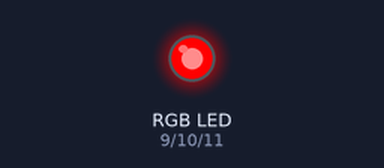
A sketch run on a simulated Arduino Uno, built with avr-gcc and run on an emulated ATmega328P. On the bench: an RGB LED mixed from three pins (HIGH = lit).

Above: at 0.5 s.
At 2.5 s:
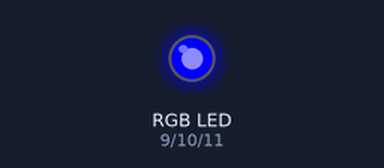
At 3.5 s:
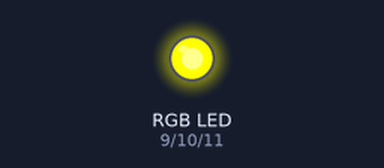
At 4.5 s:
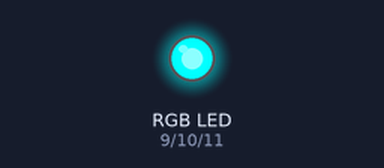
At 6.5 s:
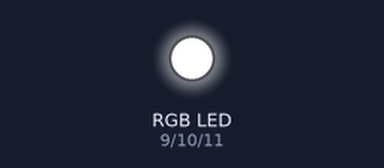
At 9.5 s:
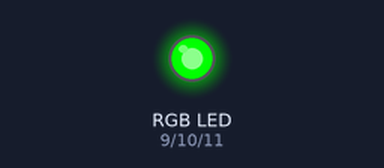
Timing chart, 0 to 10.4 s (numbered marks = the images above):
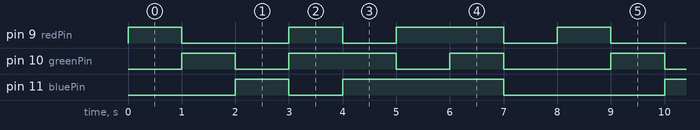

Measured:
- by itself, pin 9 (redPin): repeats every 8.0 s: LOW 2.0 s, HIGH 1.0 s, LOW 1.0 s, HIGH 2.0 s, LOW 1.0 s, HIGH 1.0 s
- by itself, pin 10 (greenPin): repeats every 8.0 s: LOW 1.0 s, HIGH 2.0 s, LOW 1.0 s, HIGH 1.0 s, LOW 2.0 s, HIGH 1.0 s
- by itself, pin 11 (bluePin): repeats every 8.0 s: LOW 1.0 s, HIGH 3.0 s, LOW 3.0 s, HIGH 1.0 s

The sketch:

project_33_code.ino
```cpp
// RGB LED connected to digital pins
int redPin = 9;
int greenPin = 10;
int bluePin = 11;

// Function to set color
void setColor(int red, int green, int blue) {
  analogWrite(redPin, red);     // Set brightness of red
  analogWrite(greenPin, green); // Set brightness of green
  analogWrite(bluePin, blue);   // Set brightness of blue
}

void setup() {
  // Set the RGB pins as output
  pinMode(redPin, OUTPUT);
  pinMode(greenPin, OUTPUT);
  pinMode(bluePin, OUTPUT);
}

void loop() {
  setColor(255, 0, 0);    // Red
  delay(1000);

  setColor(0, 255, 0);    // Green
  delay(1000);

  setColor(0, 0, 255);    // Blue
  delay(1000);

  setColor(255, 255, 0);  // Yellow (Red + Green)
  delay(1000);

  setColor(0, 255, 255);  // Cyan (Green + Blue)
  delay(1000);

  setColor(255, 0, 255);  // Magenta (Red + Blue)
  delay(1000);

  setColor(255, 255, 255); // White
  delay(1000);

  setColor(0, 0, 0);      // OFF (Black)
  delay(1000);
}
```
